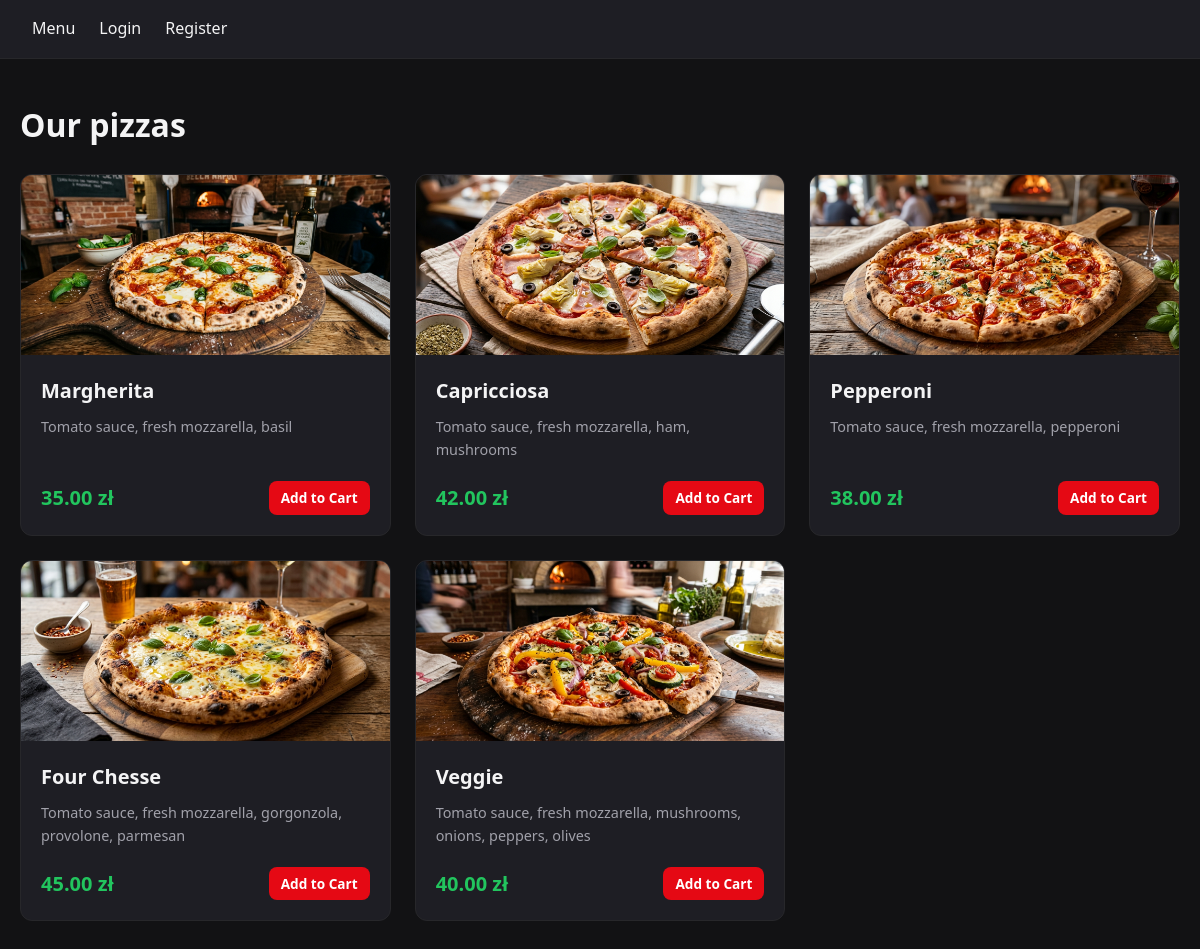
The app's page /index.php?page=Menu with its own data.
### tables this page shows
CREATE TABLE pizzas (
    id INT PRIMARY KEY AUTO_INCREMENT,
    name VARCHAR(100),
    description TEXT,
    price DECIMAL(10, 2),
    category VARCHAR(50),
    image_url VARCHAR(255),
    is_available BOOLEAN DEFAULT TRUE
);

### public/includes/auth.php (called while the page is built, shortened)
<?php
function checkAccess($page) {
    $page = strtolower($page);
    $accessRules = [
        'cart' => ['login_required' => true],
        'orders' => ['login_required' => true],
        'profile' => ['login_required' => true],
        'employee' => ['roles' => ['employee', 'admin']],
        'admin' => ['roles' => ['admin']],
        'admin_pizzas' => ['roles' => ['admin']],
    ];
    if (!isset($accessRules[$page])) {
        return;
    }
}

### public/pages/menu.php (the view)
<?php
    $stmt = $pdo->prepare('SELECT * FROM pizzas WHERE is_available = 1');
    $stmt->execute();
    $pizzas = $stmt->fetchAll(PDO::FETCH_ASSOC);
?>
<div class="menu-container">
    <h1>Our pizzas</h1>
    <div class="pizza-grid">
        <?php foreach ($pizzas as $pizza): ?>
            <div class="pizza-card">
            <div class="pizza-img-wrap">
            <img src="<?= htmlspecialchars($pizza['image_url']) ?>" alt="<?=htmlspecialchars($pizza['name']) ?>">
            </div>
                <div class="pizza-details">
                    <h3><?= htmlspecialchars($pizza['name']) ?></h3>
                    <p class="desc"><?= htmlspecialchars($pizza['description']) ?></p>
                        <div class="pizza-footer">
                            <span class="price"><?= number_format($pizza['price'], 2) ?> zł </span>
                            <a href="index.php?page=Cart&add=<?= $pizza['id'] ?>" class="btn-order">Add to Cart</a>
                        </div>
                </div>
            </div>
        <?php endforeach; ?>
    </div>
</div>

### public/includes/header.php (shortened to what this page needs)
<?php
    $role = $_SESSION['role'] ?? 'guest';
?>
<!DOCTYPE html>
<html lang="pl-PL">
<head>
    <link rel="stylesheet" href="../public/style/style.css">
</head>
<body>
    <div class="nav">
        <a href="index.php?page=Menu">Menu</a>
        <?php if ($role === 'guest'): ?>
            <a href="index.php?page=Login">Login</a>
            <a href="index.php?page=Register">Register</a>
        <?php endif; ?>
    </div>

### public/index.php (shortened to what this page needs)
<?php
require_once '../database/config.php';
require_once '../public/includes/auth.php';
$page = $_GET['page'] ?? 'Home';
$page_path = '../public/pages/';
include '../public/includes/header.php';
switch ($page) {
    case 'Menu':
        include $page_path.'menu.php';
        break;
}
include '../public/includes/footer.php';
?>

### public/includes/footer.php (shortened to what this page needs)
    </body>
</html>

### public/style/style.css (style rules this page uses)
:root { --bg-main: #121214; --bg-surface: #1e1e24; --acc-color: #e50914; --text-main: #f4f4f5; --text-sec: #a1a1aa; --subline: #27272a; }
* { box-sizing: border-box; padding: 0; margin: 0; }
body { font-family: system-ui, -apple-system, sans-serif; line-height: 1.6; background-color: var(--bg-main); color: var(--text-main); }
.nav { display: flex; align-items: center; gap: 24px; background-color: var(--bg-surface); padding: 16px 32px; border-bottom: 1px solid var(--subline); }
.nav a { color: var(--text-main); text-decoration: none; font-weight: 500; transition: color 0.2s ease; }
.pizza-grid { display: grid; grid-template-columns: repeat(auto-fill, minmax(280px, 1fr)); gap: 24px; }
.menu-container { max-width: 1200px; margin: 40px auto; padding: 0 20px; }
.menu-container h1 { margin-bottom: 24px; font-size: 2rem; font-weight: 700; }
.pizza-card { background-color: var(--bg-surface); border: 1px solid var(--subline); border-radius: 12px; overflow: hidden; display: flex; flex-direction: column; transition: transform 0.2s ease, box-shadow 0.2s ease; }
.pizza-img-wrap { height: 180px; width: 100% }
.pizza-img-wrap img { width: 100%; height: 100%; object-fit: cover; }
.pizza-details { padding: 20px; display: flex; flex-direction: column; flex-grow: 1; }
.pizza-details h3 { font-size: 1.25rem; margin-bottom: 8px; }
.pizza-details .desc { color: var(--text-sec); font-size: 0.9rem; margin-bottom: 20px; flex-grow: 1; }
.pizza-footer { display: flex; justify-content: space-between; align-items: center; }
.pizza-footer .price { font-size: 1.25rem; font-weight: 700; color: #22c55e; }
.btn-order { background-color: var(--acc-color); color: white; text-decoration: none; padding: 8px 16px; border-radius: 8px; font-size: 0.9rem; font-weight: 600; transition: opacity 0.2s ease, transform 0.1s ease }
.btn-order { padding: 6px 12px; font-size: 0.85rem; }

### records on screen
pizzas: image_url (picture), name "Margherita", description "Tomato sauce, fresh mozzarella, basil", price "35.00"
pizzas: image_url (picture), name "Capricciosa", description "Tomato sauce, fresh mozzarella, ham, mushrooms", price "42.00"
pizzas: image_url (picture), name "Pepperoni", description "Tomato sauce, fresh mozzarella, pepperoni", price "38.00"
pizzas: image_url (picture), name "Four Chesse", description "Tomato sauce, fresh mozzarella, gorgonzola, provolone, parmesan", price "45.00"
pizzas: image_url (picture), name "Veggie", description "Tomato sauce, fresh mozzarella, mushrooms, onions, peppers, olives", price "40.00"
